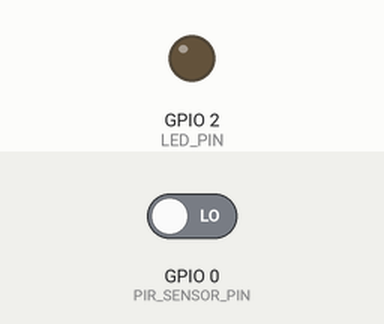
Bench run of a sketch on a simulated ESP8266 (NodeMCU). On the bench: output pins drawn as LEDs (lit = HIGH). The test bench sets the inputs (shaded band); at power-on: GPIO 0 (PIR_SENSOR_PIN) LOW. WiFi joins after 1.5 s; servers stay silent unless stated; no MQTT or app messages arrive unless stated; what the sketch prints to the serial monitor is not drawn.

Above: at 3.3 s.
3.4 s: GPIO 0 (PIR_SENSOR_PIN) driven HIGH
At 4.1 s:
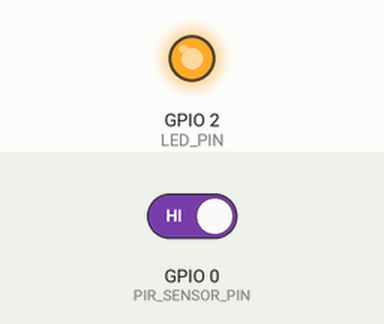
4.9 s: GPIO 0 (PIR_SENSOR_PIN) driven LOW
At 5.4 s:
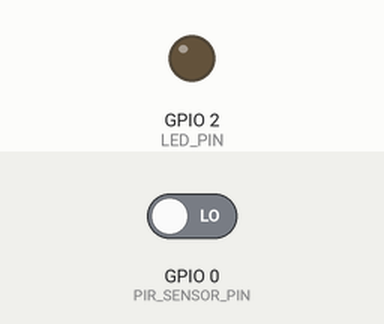
Timing chart, 0 to 7.9 s (numbered marks = the images above; inputs shaded):
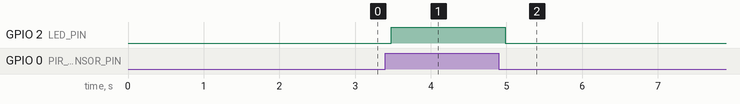

The sketch:

pir_only.ino
```cpp
/*
Binh Nguyen, August 7, 2018
*/
/*________________________ INCLUDE LIBRARIES  _____________________________*/
#include <ESP8266WiFi.h>
#include <PubSubClient.h>
#include <ESP8266mDNS.h>
#include <WiFiUdp.h>
#include <ArduinoOTA.h>
#include <ArduinoJson.h>
WiFiClient espClient;
PubSubClient client(espClient);

/*________________________ WIFI and MQTT INFORMATION  _____________________________*/
#define wifi_ssid "wif_ssid"
#define wifi_password "wifi_passowrd"
#define mqtt_server "192.168.1.50"
#define mqtt_user "janedoe"
#define mqtt_password "johndoe"
#define mqtt_port 1883

/*________________________ MQTT TOPICS   _____________________________*/
#define light_state_topic "sensor/door/pir"
#define SENSORNAME "pirOne"
const char* on_cmd = "ON";
const char* off_cmd = "OFF";

/*________________________ PIN DEFINITIONS  _____________________________*/
#define PIR_SENSOR_PIN 0
#define LED_PIN  2

/*________________________ GLOBAL VARIABLES  _____________________________*/
char message_buff[100];
int calibrationTime = 0;
const int BUFFER_SIZE = 300;
float uptime;
unsigned long preSampling = 0;
int pirState;
String motionStatus;
bool stateOn = false;

/*________________________ START SETUP  _____________________________*/
void setup() {

  delay(100);
  pinMode(LED_PIN, OUTPUT);
  digitalWrite(LED_PIN, LOW);
  pinMode(PIR_SENSOR_PIN, INPUT);
  Serial.begin(115200);
  delay(10);
  Serial.println("Starting Node named " + String(SENSORNAME));

  setup_wifi();
  client.setServer(mqtt_server, mqtt_port);
  client.setCallback(callback);

  Serial.println("Ready");
  Serial.print("IPess: ");
  Serial.println(WiFi.localIP());
  reconnect();
}

/*________________________ START SETUP WIFI _____________________________*/
void setup_wifi() {

  delay(10);
  Serial.println();
  Serial.print("Connecting to ");
  Serial.println(wifi_ssid);

  WiFi.mode(WIFI_STA);
  WiFi.begin(wifi_ssid, wifi_password);

  int i = 0;
  while (WiFi.status()!= WL_CONNECTED){
    delay(1000);
    i++;
    Serial.printf(" %i ", i);
    if ((i % 10)==0){
      WiFi.begin(wifi_ssid, wifi_password);
      delay(1000);
    }

    if (i >=30){
      Serial.printf("Resetting ESP");
      ESP.restart();
     }
    }
  Serial.println("WiFi connected, IP address: ");
  Serial.println(WiFi.localIP());
}

/*________________________ START CALLBACK  _____________________________*/
void callback(char* topic, byte* payload, unsigned int length) {
//  Serial.print("Message arrived [");
//  Serial.print(topic);
//  Serial.print("] ");

  char message[length + 1];
  for (int i = 0; i < length; i++) {
    message[i] = (char)payload[i];
  }
  message[length] = '\0';
//  Serial.println(message);

  if (!processJson(message)) {
    return;
  }
  //map the value to LED if necessary
  if (stateOn && (pirState==0)) {
    digitalWrite(LED_PIN, HIGH);
  } else if (!stateOn) digitalWrite(LED_PIN, LOW);

  sendState();
}

/*________________________ START PROCESS JSON  _____________________________*/
bool processJson(char* message) {
  StaticJsonBuffer<BUFFER_SIZE> jsonBuffer;

  JsonObject& root = jsonBuffer.parseObject(message);

  if (!root.success()) {
    Serial.println("parseObject() failed");
    return false;
  }
   if (root.containsKey("state")) {
    if (strcmp(root["state"], on_cmd) == 0) {
      stateOn = true;
    }
    else if (strcmp(root["state"], off_cmd) == 0) {
      stateOn = false;
    }
  };
  return true;
}

/*________________________ START SEND STATE _____________________________*/
void sendState() {
  StaticJsonBuffer<BUFFER_SIZE> jsonBuffer;
  JsonObject& root = jsonBuffer.createObject();

  uptime = millis()/1000/3600.00;
  root["uptime"] = (String)uptime;
  root["sensor"] = SENSORNAME;
  root["state"] = (stateOn) ? on_cmd : off_cmd;
  root["motion"] = (String)pirState;

  char buffer[root.measureLength() + 1];
  root.printTo(buffer, sizeof(buffer));
  String sPayload = "";
  root.printTo(sPayload);
  char* cPayload = &sPayload[0u];

  client.publish(light_state_topic, buffer, true);

//  Serial.println("Published 1: " + String(buffer));

}
/*________________________ START RECONNECT  _____________________________*/
void reconnect() {
  // Loop until we're reconnected
  while (!client.connected()) {
//    Serial.print("Attempting MQTT connection...");
    // Attempt to connect
    if (client.connect(SENSORNAME, mqtt_user, mqtt_password)) {
      Serial.println("connected");
//      client.subscribe(light_set_topic);
       sendState();
    } else {
//      Serial.print("failed, rc=");
//      Serial.print(client.state());
//      Serial.println(" try again in 5 seconds");
      // Wait 5 seconds before retrying
      delay(5000);
    }
  }
}

/*________________________ START MAIN LOOP _____________________________*/
void loop() {

  if (!client.connected()) {
    // reconnect();
    software_Reset();
  }
  client.loop();
  bool pir = digitalRead(PIR_SENSOR_PIN);

//  Serial.print("PIR read: ");
//  Serial.println(pir);
  if (pir==HIGH && pirState !=1){
    motionStatus = "motion detected";
    pirState=1;
    sendState();
  } else if (pir==LOW && pirState !=0){
    motionStatus = "standby";
    pirState=0;
    sendState();
  }
  if (pir==HIGH){
    digitalWrite(LED_PIN, HIGH);
  } else digitalWrite(LED_PIN, LOW);
  delay(100);
  yield();
}

/*________________________ RESET  _____________________________*/
void software_Reset(){
  Serial.print("resetting");
  ESP.reset();
}
```

Measured:
- after the input at 3.4 s, GPIO 2 (LED_PIN): LOW → HIGH after 0.08 s
- after the input at 4.9 s, GPIO 2 (LED_PIN): HIGH → LOW after 0.08 s
